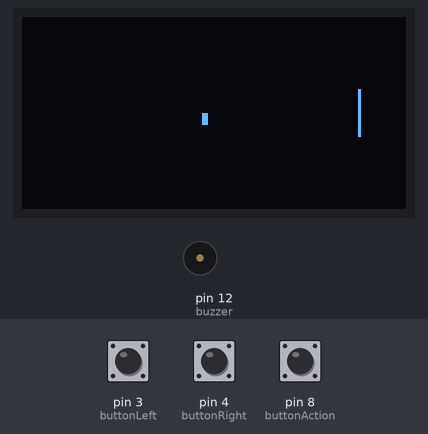
A sketch run on a simulated Arduino Uno, built with avr-gcc and run on an emulated ATmega328P. Parts: 128×64 one-colour display, buzzer (waves = sounding). The inputs (shaded band) are chosen by the test bench; at power-on: pin 3 (buttonLeft) LOW, pin 4 (buttonRight) LOW, pin 8 (buttonAction) LOW.

Above: at 1.2 s.
1.3 s: pin 3 (buttonLeft) pulled HIGH for 0.15 s
At 1.57 s:
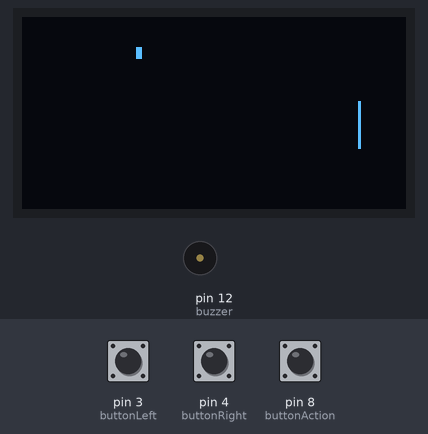
2.0 s: pin 4 (buttonRight) pulled HIGH for 0.15 s
At 2.26 s:
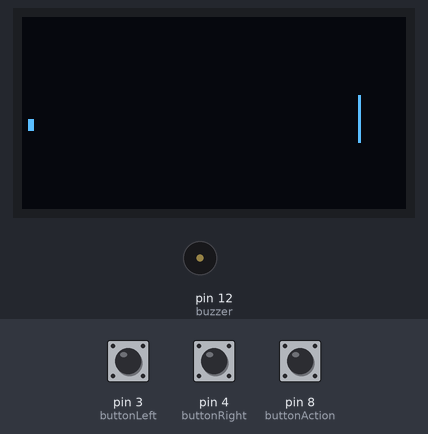
2.7 s: pin 3 (buttonLeft) pulled HIGH for 1 s
At 3.37 s:
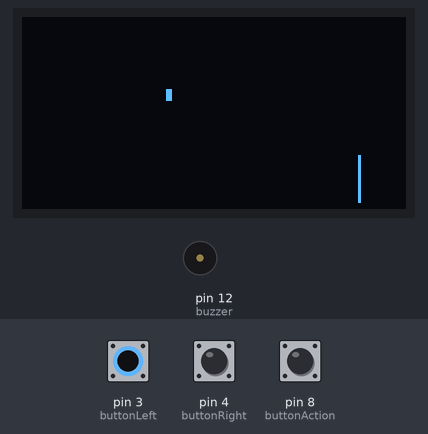
4.3 s: pin 4 (buttonRight) pulled HIGH for 1 s
At 5.9 s:
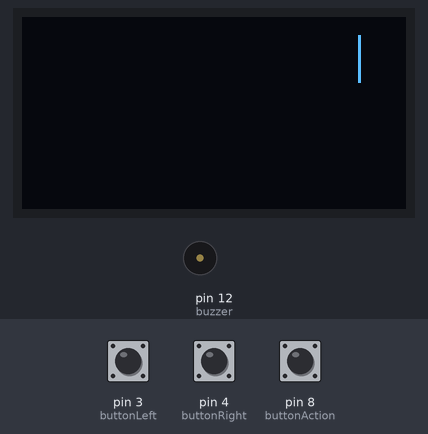
6.9 s: pin 8 (buttonAction) pulled HIGH for 0.15 s
At 7.45 s:
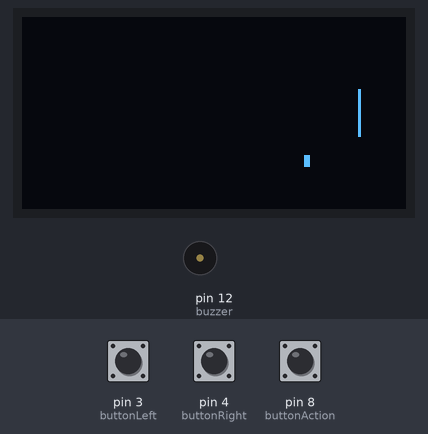
Timing chart, 0 to 8.6 s (numbered marks = the images above; inputs shaded):
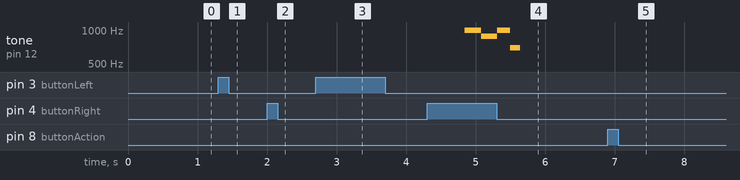

The sketch:

main.ino
```cpp
#include <SPI.h>
#include <Wire.h>
#include <Adafruit_GFX.h>
#include <Adafruit_SSD1306.h>

//Time Variables
unsigned long timeStop = millis();
unsigned long timeStop2 = millis();

//Button Variables
#define buttonLeft 3
#define buttonRight 4
#define buttonAction 8
bool buttonLeftState;
bool buttonRightState;
bool buttonActionState;

//OLED Variables
#define screenWidth 128
#define screenHeight 64
Adafruit_SSD1306 OLED(screenWidth, screenHeight, &Wire);

//Buzzer Variables
#define buzzer 12
bool buzzerBeep = false;
int roundBuzzer = 0;
bool buzzerGameOver = false;
int roundBuzzerGO = 0;

//Game Variables
#define shipSize screenHeight/4
#define pongSize 4
#define speedMove 2
#define pongSpeedMove 2
int moveLeft = 0;
int moveLeftMax = -24;
int moveRight = 0;
int moveRightMax = 24;
int pongMoveLeft = 0;               //Left
int poveMoveLeftMax = -24;
int pongMoveRight = 0;              //Right
int pongMoveRightMax = 24;
int pongMoveUp = 0;                 //Up
int pongMoveUpMax = -24;
int pongMoveDown = 0;             //Down
int pongMoveDownMax = 24;
int pongMoveState = 1;
int lastPongMoveState = 1;
int pongPosX = 0;
int pongPosY = 0;

//Action
bool restartGame = false;

void setup() {
  Serial.begin(9600);
  OLED.begin(SSD1306_SWITCHCAPVCC, 0x3C);
  pinMode(buttonLeft,INPUT);
  pinMode(buttonRight,INPUT);
  pinMode(buzzer,OUTPUT);
}

void loop() {
  //Render
  render();

  //Time update
  if(millis()-timeStop>=1){
    timeStop=millis();
    if(pongMoveState == 0 && restartGame==true){
      gameOverRender();
    }
    if(pongMoveState ==1){
      restartGame=false;
      pongMoveUp+=pongSpeedMove;
      pongMoveLeft+=pongSpeedMove;
      pongPosX -=pongSpeedMove;
      pongPosY +=pongSpeedMove;
    }
    else if(pongMoveState==2){
      pongMoveUp+=pongSpeedMove;
      pongMoveRight+=pongSpeedMove;
      pongPosX+=pongSpeedMove;
      pongPosY+=pongSpeedMove;
    }
    else if(pongMoveState==3){
      pongMoveDown+=pongSpeedMove;
      pongMoveRight+=pongSpeedMove;
      pongPosY-=pongSpeedMove;
      pongPosX+=pongSpeedMove;
    }
    else if(pongMoveState==4){
      pongMoveDown+=pongSpeedMove;
      pongMoveLeft+=pongSpeedMove;
      pongPosY-=pongSpeedMove;
      pongPosX-=pongSpeedMove;
    }
    else if(pongMoveState==5){
      buzzerGameOver = true;
    }

    //Buzzer
    //Bounce platform
    if(buzzerBeep == true){
      tone(buzzer,261);
      roundBuzzer++;
      if(roundBuzzer==2){
        buzzerBeep = false;
        roundBuzzer = 0;
      }
    }
    else if(buzzerBeep==false){
      noTone(buzzer);
    }
    //Game Over
    if(buzzerGameOver==true){
      if(roundBuzzerGO>=0 && roundBuzzerGO<=4){
        tone(buzzer,998);
      }
      else if(roundBuzzerGO>=5 && roundBuzzerGO<=9){
        tone(buzzer,880);
      }
      else if(roundBuzzerGO>=10 && roundBuzzerGO<=14){
        tone(buzzer,998);
      }
      else if(roundBuzzerGO>=15 && roundBuzzerGO<=20){
        tone(buzzer,698);
      }
      roundBuzzerGO++;
      if(roundBuzzerGO==20){
        noTone(buzzer);
        buzzerGameOver=false;
        roundBuzzerGO=0;
        pongMoveState = 0;
        lastPongMoveState = 0;
      }
    }
  }
  //Update pong move
  if(pongPosX<-24 && pongPosY<=110 && lastPongMoveState ==1){
    pongMoveState = 2;
    lastPongMoveState=2;
  }
  else if (pongPosX>24 && pongPosY<=110 && lastPongMoveState==2){
    pongMoveState=1;
    lastPongMoveState=1;
  }
  else if(pongPosY>110 && lastPongMoveState==1){
    pongMoveState=4;
    lastPongMoveState=4;
  }
  else if(pongPosY>110 && lastPongMoveState==2){
    pongMoveState=3;
    lastPongMoveState=3;
  }
  else if(pongPosX<-24 && pongPosY<=110 && lastPongMoveState==4){
    pongMoveState=3;
    lastPongMoveState=3;
  }
  else if(pongPosX>24 && pongPosY<=110 && lastPongMoveState==3){
    pongMoveState=4;
    lastPongMoveState=4;
  }

  //Check pong bounce platform
  if((screenWidth-18+pongMoveDown-pongMoveUp==screenWidth-18)&&
    ((screenHeight/2)-(pongSize/2)+pongMoveLeft-pongMoveRight>=(screenHeight/2)-(shipSize/2)+moveLeft-moveRight)&&
    ((screenHeight/2)-(pongSize/2)+pongMoveLeft-pongMoveRight<=(screenHeight/2)-(shipSize/2)+moveLeft-moveRight+16)){
      buzzerBeep=true;
    if(lastPongMoveState==4){
      pongMoveState=1;
      lastPongMoveState=1;
    }
    else if(lastPongMoveState==3){
      pongMoveState = 2;
      lastPongMoveState = 2;
    }
  }
  else if(screenWidth-18+pongMoveDown-pongMoveUp>screenWidth && pongMoveState != 0){
    pongMoveState = 5;
    lastPongMoveState = 5;
  }

  //Update input
  //Left input
  buttonLeftState = digitalRead(buttonLeft);
  if(buttonLeftState == HIGH && moveLeft-moveRight <24)
  {
    moveLeft+=speedMove;
    delay(10);
  }
  //Right input
  buttonRightState = digitalRead(buttonRight);
  if(buttonRightState == HIGH && moveLeft-moveRight >-24)
  {
    moveRight+=speedMove;
    delay(10);
  }
  //Action input
  buttonActionState = digitalRead(buttonAction);
  if(buttonActionState==HIGH && pongMoveState==0){
    restartGame = true;
    delay(10);
  }
}

//Functions
void render()
{
  OLED.clearDisplay();
  drawPlatform(screenWidth-16,(screenHeight/2)-(shipSize/2)+moveLeft-moveRight);
  drawCircle(screenWidth-18,(screenHeight/2)-(pongSize/2));
  OLED.display();
  delay(10);
}

void gameOverRender()
{
  pongMoveState=1;
  lastPongMoveState=1;
  pongMoveLeft=0;
  pongMoveRight=0;
  pongMoveUp=0;
  pongMoveDown=0;
  pongPosX=0;
  pongPosY=0;
  moveLeft=0;
  moveRight=0;
  render();
}

void drawCircle(int y,int x)
{
  OLED.drawRoundRect(y+pongMoveDown-pongMoveUp,x+pongMoveLeft-pongMoveRight,pongSize/2,pongSize,100,WHITE);
  OLED.fillRoundRect(y+pongMoveDown-pongMoveUp,x+pongMoveLeft-pongMoveRight,pongSize/2,pongSize,100,WHITE);
}

void drawPlatform(int y,int x)
{
  OLED.drawFastVLine(y,x,shipSize,WHITE);
}
```

Measured:
- by itself, tone on pin 12 (buzzer): plays 998 Hz for 0.23 s, 880 Hz for 0.23 s, 998 Hz for 0.18 s, 698 Hz for 0.15 s
